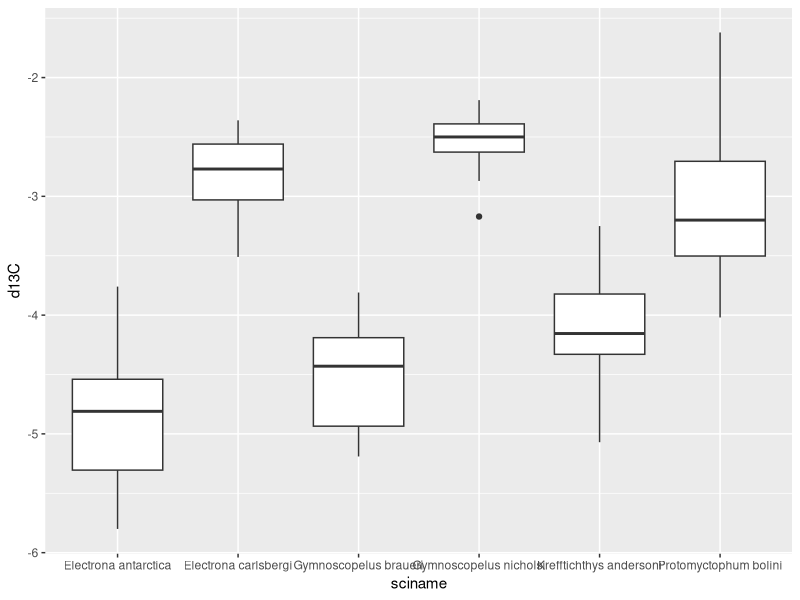
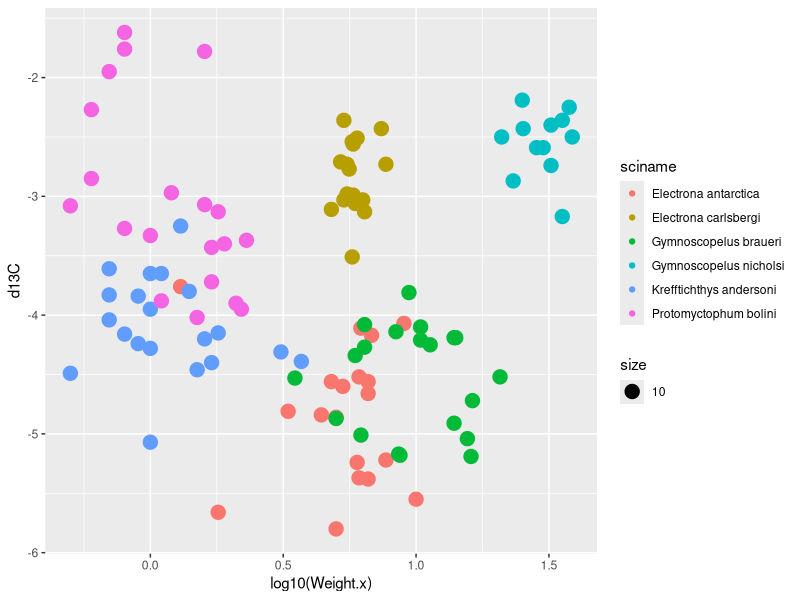
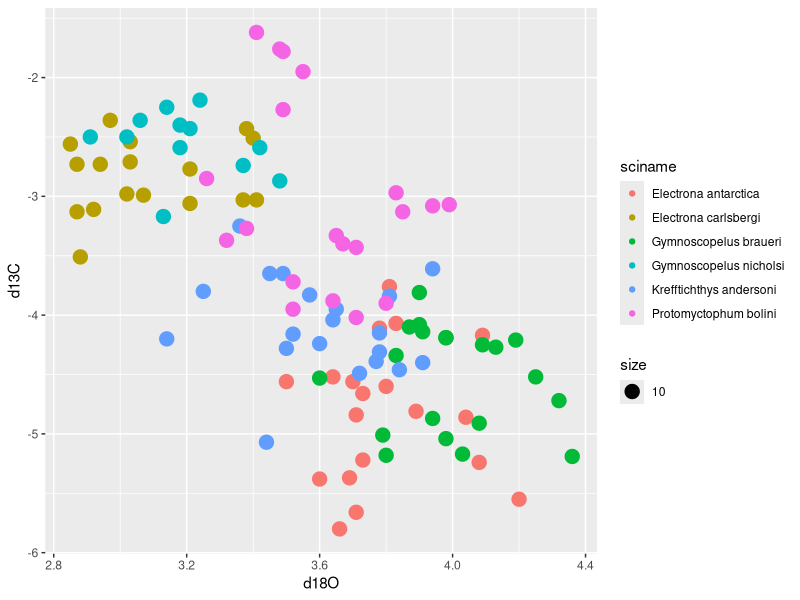
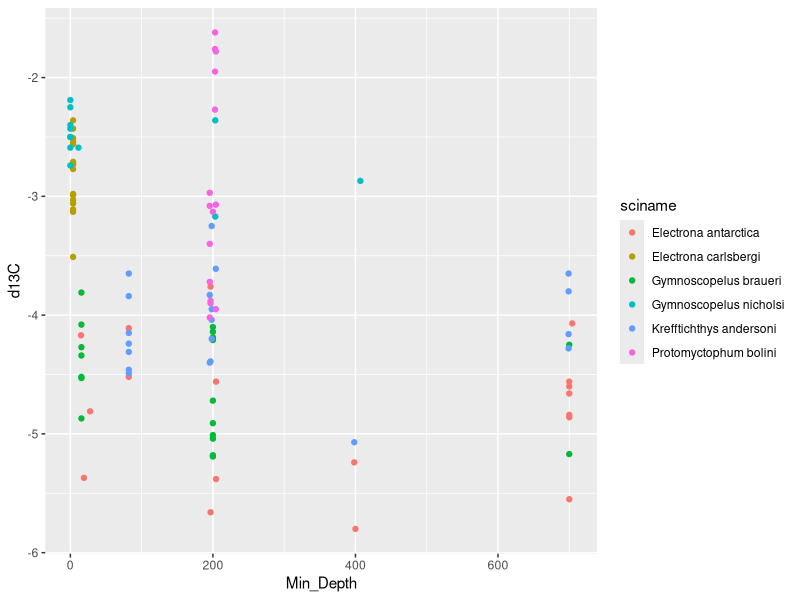
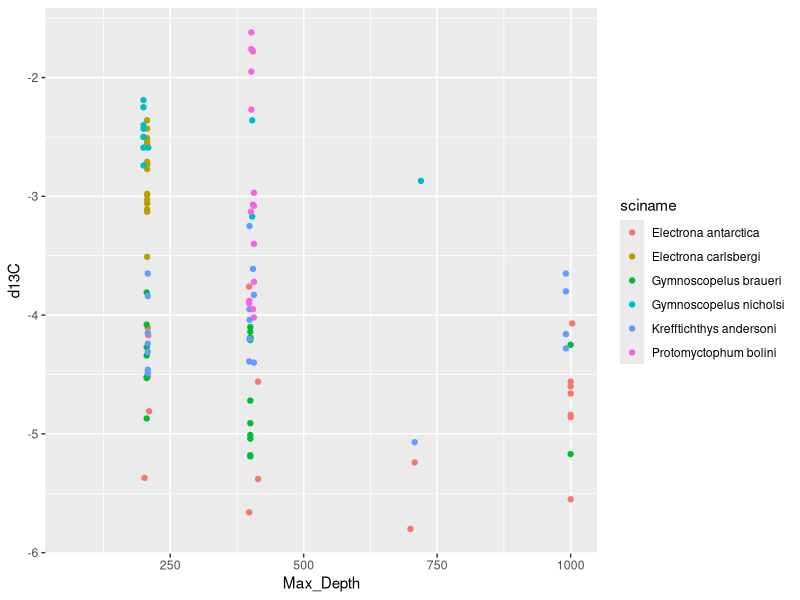
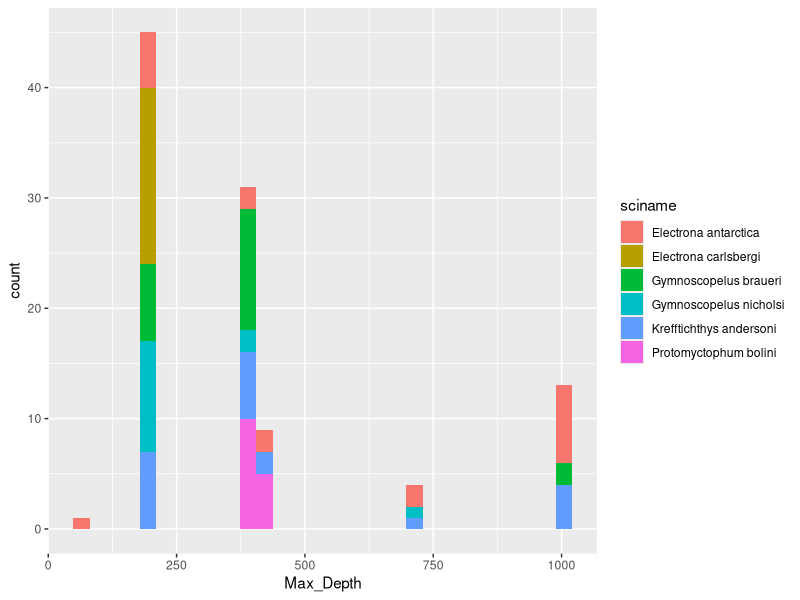

Here is the R script that generated these plots, in order:
#### Initial Plots ####

library(tidyverse)

myct <- read.csv("Data/Myctophids_Master.csv")

# Plot by species

ggplot(data = myct, aes(sciname, d13C)) +
  geom_boxplot()

# Plot with body size

ggplot(data = myct, aes(log10(Weight.x), d13C)) +
  geom_point(aes(color = sciname, size = 10))

# Plot with d18O

ggplot(data = myct, aes(d18O, d13C)) +
  geom_point(aes(color = sciname, size = 10))

# Plot with depth

ggplot(data = myct, aes(Min_Depth, d13C)) +
  geom_point(aes(color = sciname))

ggplot(data = myct, aes(Max_Depth, d13C)) +
  geom_point(aes(color = sciname))

ggplot(data = myct, aes(Max_Depth)) +
  geom_histogram(aes(fill = sciname))

